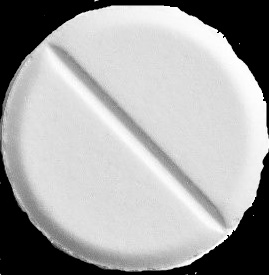
#> input picture Rotate images/pill1.jpg, 269 x 275 px
$ python rotate_pills.py --image pill1.jpg
#> lines starting #> are read from the running program, lines starting #| are printed output that depends on the picture; after the words box and inside, x2 and y2 are one past the last pixel; in counts of white or black regions, pixels touching at a corner belong together
# import the necessary packages
import numpy as np
import argparse
import imutils
import cv2

# construct the argument parse and parse the arguments
ap = argparse.ArgumentParser()
ap.add_argument("-i", "--image", required=True, help="path to the image file")
args = vars(ap.parse_args())

# load the image from disk, convert it to grayscale, blur it,
# and apply edge detection to reveal the outline of the pill
image = cv2.imread(args["image"])
#> image is the input picture: shape (275, 269, 3); min 0, max 255, mean 164.6
gray = cv2.cvtColor(image, cv2.COLOR_BGR2GRAY)
gray = cv2.GaussianBlur(gray, (3,3), 0)
edged = cv2.Canny(gray, 20,80)
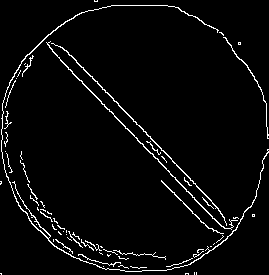
#> edged: shape (275, 269); 3.8% white in thin lines or dots
cv2.imshow("edged", edged)
cv2.waitKey(0)

# find contours in the edge map
cnts = cv2.findContours(edged.copy(), cv2.RETR_EXTERNAL, cv2.CHAIN_APPROX_SIMPLE)
#> cnts = 68 contours, 63 with area under 20; largest, box (x1, y1, x2, y2) and area: (1, 5, 269, 272) 214, (46, 41, 238, 230) 156, (51, 43, 227, 226) 143, (161, 180, 224, 234) 43, (223, 37, 269, 139) 38
cnts = imutils.grab_contours(cnts)
# ensure at least one contour was found
if len(cnts) > 0:
	# grab the largest contour, then draw a mask for the pill
	c = max(cnts, key=cv2.contourArea)
#> c = contour of 680 points, box (x1, y1, x2, y2) (1, 5, 269, 272), area 214
	mask = np.zeros(gray.shape, dtype="uint8")
	cv2.drawContours(mask, [c], -1, 255, -1)
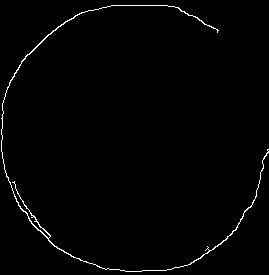
#> mask: shape (275, 269); 1.3% white in thin lines or dots
	cv2.imshow("Full Color", cv2.drawContours(mask, [c], -1, 255, -1))
	cv2.waitKey(0)
	# compute its bounding box of pill, then extract the ROI,
	# and apply the mask
	(x, y, w, h) = cv2.boundingRect(c)
#> x = 1; y = 5; w = 268; h = 267
	imageROI = image[y:y + h, x:x + w]
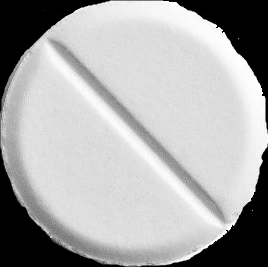
#> imageROI: shape (267, 268, 3); min 0, max 255, mean 170.1
	maskROI = mask[y:y + h, x:x + w]
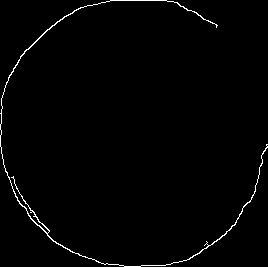
#> maskROI: shape (267, 268); 1.3% white in thin lines or dots
	cv2.imshow("imageROI", imageROI)
	cv2.waitKey(0)
	imageROI = cv2.bitwise_and(imageROI, imageROI,mask=maskROI)

	for angle in np.arange(0, 360, 15):
		rotated = imutils.rotate(imageROI, angle)
		cv2.imshow("Rotated (Problematic)", rotated)
		cv2.waitKey(0)
#> this loop made 24 passes
#> pass 3, `rotated = imutils.rotate(imageROI, angle)`:
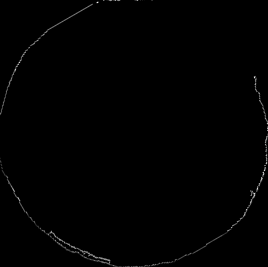
#> rotated: shape (267, 268, 3); min 0, max 238, mean 1.2

	# loop over the rotation angles again, this time ensure the
	# entire pill is still within the ROI after rotation
	for angle in np.arange(0, 360, 15):
		rotated = imutils.rotate_bound(imageROI, angle)
		cv2.imshow("Rotated (Correct)", rotated)
		cv2.waitKey(0)
#> this loop made 24 passes
#> pass 2, `rotated = imutils.rotate_bound(imageROI, angle)`:
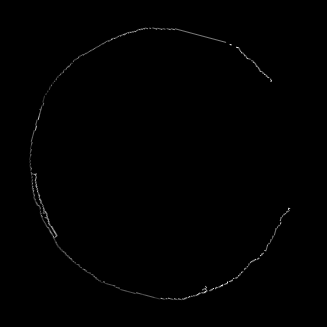
#> rotated: shape (327, 327, 3); min 0, max 247, mean 0.9
#> pass 3, `rotated = imutils.rotate_bound(imageROI, angle)`:
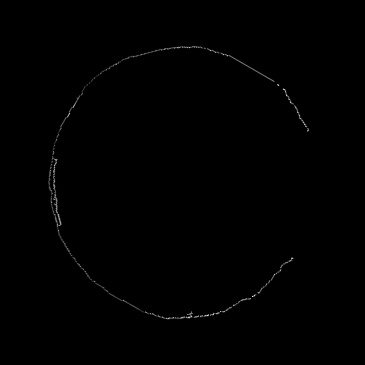
#> rotated: shape (365, 365, 3); min 0, max 232, mean 0.7
